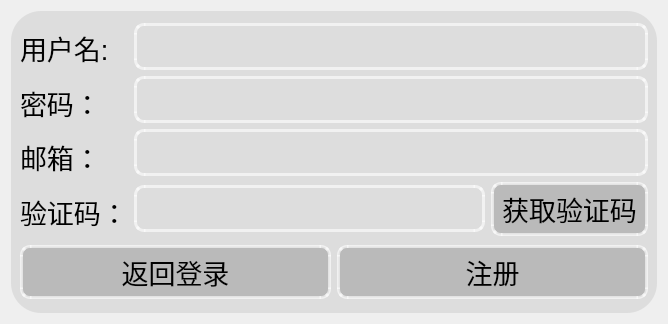
<?xml version="1.0" encoding="UTF-8"?>
<ui version="4.0">
 <class>TcpClient</class>
 <widget class="QWidget" name="TcpClient">
  <property name="geometry">
   <rect>
    <x>0</x>
    <y>0</y>
    <width>668</width>
    <height>324</height>
   </rect>
  </property>
  <property name="windowTitle">
   <string>TcpClient</string>
  </property>
  <property name="autoFillBackground">
   <bool>false</bool>
  </property>
  <property name="styleSheet">
   <string notr="true">*
{
	color: rgb(0, 0, 0);
}
QWidget#stackedWidget
{
	border-radius:30px;
	background-color: rgba(150, 150, 150, 50);
	border-image:url(:/img/img/background2.png);

}
QLabel
{
	color: rgba(0,0,0);

}
/*输入框*/
QLineEdit#name_le,
QLineEdit#pwd_le,
QLineEdit#regist_name_le,
QLineEdit#emil_le,
QLineEdit#code_le,
QLineEdit#regist_pwd_le
{
	background-color: transparent;
	border: 3px solid rgba(255, 255, 255, 150);  /*边框*/
	border-radius: 10px; /* 圆角 */
    padding: 4px 8px; /* 内边距 */
}
/*输入框悬停*/
QLineEdit:hover#name_le,
QLineEdit:hover#pwd_le,
QLineEdit:hover#regist_name_le,
QLineEdit:hover#regist_pwd_le,
QLineEdit:hover#emil_le,
QLineEdit:hover#code_le
{
	background-color: transparent;
	border: 3px solid rgba(0, 255, 0, 150);  /*边框*/
	border-radius: 10px; /* 圆角 */
    padding: 4px 8px; /* 内边距 */
}
/*输入框焦点*/
QLineEdit:focus#name_le,
QLineEdit:focus#pwd_le,
QLineEdit:focus#regist_name_le,
QLineEdit:focus#regist_pwd_le,
QLineEdit:focus#emil_le,
QLineEdit:focus#code_le
{
	background-color: transparent;
	border: 3px solid rgba(0, 255, 0, 150);  /*边框*/
	border-radius: 10px; /* 圆角 */
    padding: 4px 8px; /* 内边距 */
}
/*按钮*/
QPushButton#login_pb,
QPushButton#go_regist_pb,
QPushButton#back_pb,
QPushButton#regist_pb,
QPushButton#code_pb,
QPushButton#zhuxiao_pb
{
	background-color:rgba(171, 171, 171, 180);
	border: 3px solid rgba(255, 255, 255, 150);  /*边框*/
	/*border: 1px solid transparent; /* 透明边框占位 */
	border-radius: 10px; /* 圆角 */
    padding: 4px 8px; /* 内边距 */
}
/*按钮动画*/
QPushButton:hover#login_pb,
QPushButton:hover#go_regist_pb,
QPushButton:hover#back_pb,
QPushButton:hover#regist_pb,
QPushButton:hover#code_pb,
QPushButton:hover#zhuxiao_pb
{
	border: 1px solid rgba(0, 170, 255, 150);
	color: rgb(0, 170, 255);
}
</string>
  </property>
  <layout class="QVBoxLayout" name="verticalLayout_10">
   <item>
    <widget class="QStackedWidget" name="stackedWidget">
     <property name="styleSheet">
      <string notr="true"/>
     </property>
     <property name="currentIndex">
      <number>0</number>
     </property>
     <widget class="QWidget" name="page1">
      <layout class="QVBoxLayout" name="verticalLayout_9">
       <item>
        <layout class="QHBoxLayout" name="horizontalLayout_4">
         <item>
          <layout class="QVBoxLayout" name="verticalLayout_6">
           <item>
            <widget class="QLabel" name="label">
             <property name="font">
              <font>
               <pointsize>20</pointsize>
              </font>
             </property>
             <property name="text">
              <string>用户名:</string>
             </property>
            </widget>
           </item>
           <item>
            <widget class="QLabel" name="label_4">
             <property name="font">
              <font>
               <pointsize>20</pointsize>
              </font>
             </property>
             <property name="text">
              <string>密码：</string>
             </property>
            </widget>
           </item>
           <item>
            <widget class="QLabel" name="label_2">
             <property name="font">
              <font>
               <pointsize>20</pointsize>
              </font>
             </property>
             <property name="text">
              <string>邮箱：</string>
             </property>
            </widget>
           </item>
           <item>
            <widget class="QLabel" name="label_3">
             <property name="font">
              <font>
               <pointsize>20</pointsize>
              </font>
             </property>
             <property name="text">
              <string>验证码：</string>
             </property>
            </widget>
           </item>
          </layout>
         </item>
         <item>
          <layout class="QVBoxLayout" name="verticalLayout_8">
           <item>
            <layout class="QVBoxLayout" name="verticalLayout_7">
             <item>
              <widget class="QLineEdit" name="regist_name_le">
               <property name="font">
                <font>
                 <pointsize>20</pointsize>
                </font>
               </property>
              </widget>
             </item>
             <item>
              <widget class="QLineEdit" name="regist_pwd_le">
               <property name="font">
                <font>
                 <pointsize>20</pointsize>
                </font>
               </property>
              </widget>
             </item>
             <item>
              <widget class="QLineEdit" name="emil_le">
               <property name="font">
                <font>
                 <pointsize>20</pointsize>
                </font>
               </property>
              </widget>
             </item>
            </layout>
           </item>
           <item>
            <layout class="QHBoxLayout" name="horizontalLayout_3">
             <item>
              <widget class="QLineEdit" name="code_le">
               <property name="font">
                <font>
                 <pointsize>20</pointsize>
                </font>
               </property>
              </widget>
             </item>
             <item>
              <widget class="QPushButton" name="code_pb">
               <property name="font">
                <font>
                 <pointsize>20</pointsize>
                </font>
               </property>
               <property name="text">
                <string>获取验证码</string>
               </property>
              </widget>
             </item>
            </layout>
           </item>
          </layout>
         </item>
        </layout>
       </item>
       <item>
        <layout class="QHBoxLayout" name="horizontalLayout_5">
         <item>
          <widget class="QPushButton" name="back_pb">
           <property name="font">
            <font>
             <pointsize>20</pointsize>
            </font>
           </property>
           <property name="text">
            <string>返回登录</string>
           </property>
          </widget>
         </item>
         <item>
          <widget class="QPushButton" name="regist_pb">
           <property name="font">
            <font>
             <pointsize>20</pointsize>
            </font>
           </property>
           <property name="text">
            <string>注册</string>
           </property>
          </widget>
         </item>
        </layout>
       </item>
      </layout>
     </widget>
     <widget class="QWidget" name="page0">
      <layout class="QVBoxLayout" name="verticalLayout_3">
       <item>
        <layout class="QHBoxLayout" name="horizontalLayout">
         <item>
          <layout class="QVBoxLayout" name="verticalLayout">
           <item>
            <widget class="QLabel" name="name_lb">
             <property name="font">
              <font>
               <pointsize>20</pointsize>
              </font>
             </property>
             <property name="text">
              <string>用户名：</string>
             </property>
            </widget>
           </item>
           <item>
            <widget class="QLabel" name="pwd_lb">
             <property name="font">
              <font>
               <pointsize>20</pointsize>
              </font>
             </property>
             <property name="text">
              <string>密码：</string>
             </property>
            </widget>
           </item>
          </layout>
         </item>
         <item>
          <layout class="QVBoxLayout" name="verticalLayout_2">
           <item>
            <widget class="QLineEdit" name="name_le">
             <property name="font">
              <font>
               <pointsize>20</pointsize>
              </font>
             </property>
             <property name="text">
              <string/>
             </property>
            </widget>
           </item>
           <item>
            <widget class="QLineEdit" name="pwd_le">
             <property name="font">
              <font>
               <pointsize>20</pointsize>
              </font>
             </property>
             <property name="echoMode">
              <enum>QLineEdit::Password</enum>
             </property>
            </widget>
           </item>
          </layout>
         </item>
        </layout>
       </item>
       <item>
        <layout class="QHBoxLayout" name="horizontalLayout_6">
         <item>
          <spacer name="horizontalSpacer_3">
           <property name="orientation">
            <enum>Qt::Horizontal</enum>
           </property>
           <property name="sizeHint" stdset="0">
            <size>
             <width>40</width>
             <height>20</height>
            </size>
           </property>
          </spacer>
         </item>
         <item>
          <widget class="QPushButton" name="login_pb">
           <property name="font">
            <font>
             <pointsize>20</pointsize>
            </font>
           </property>
           <property name="text">
            <string>登录</string>
           </property>
          </widget>
         </item>
         <item>
          <spacer name="horizontalSpacer_2">
           <property name="orientation">
            <enum>Qt::Horizontal</enum>
           </property>
           <property name="sizeHint" stdset="0">
            <size>
             <width>40</width>
             <height>20</height>
            </size>
           </property>
          </spacer>
         </item>
        </layout>
       </item>
       <item>
        <layout class="QHBoxLayout" name="horizontalLayout_2">
         <item>
          <widget class="QPushButton" name="zhuxiao_pb">
           <property name="font">
            <font>
             <pointsize>20</pointsize>
            </font>
           </property>
           <property name="text">
            <string>注销</string>
           </property>
          </widget>
         </item>
         <item>
          <spacer name="horizontalSpacer">
           <property name="orientation">
            <enum>Qt::Horizontal</enum>
           </property>
           <property name="sizeHint" stdset="0">
            <size>
             <width>40</width>
             <height>20</height>
            </size>
           </property>
          </spacer>
         </item>
         <item>
          <widget class="QPushButton" name="go_regist_pb">
           <property name="font">
            <font>
             <pointsize>20</pointsize>
            </font>
           </property>
           <property name="text">
            <string>点击注册</string>
           </property>
          </widget>
         </item>
        </layout>
       </item>
      </layout>
     </widget>
    </widget>
   </item>
  </layout>
 </widget>
 <resources/>
 <connections/>
</ui>
